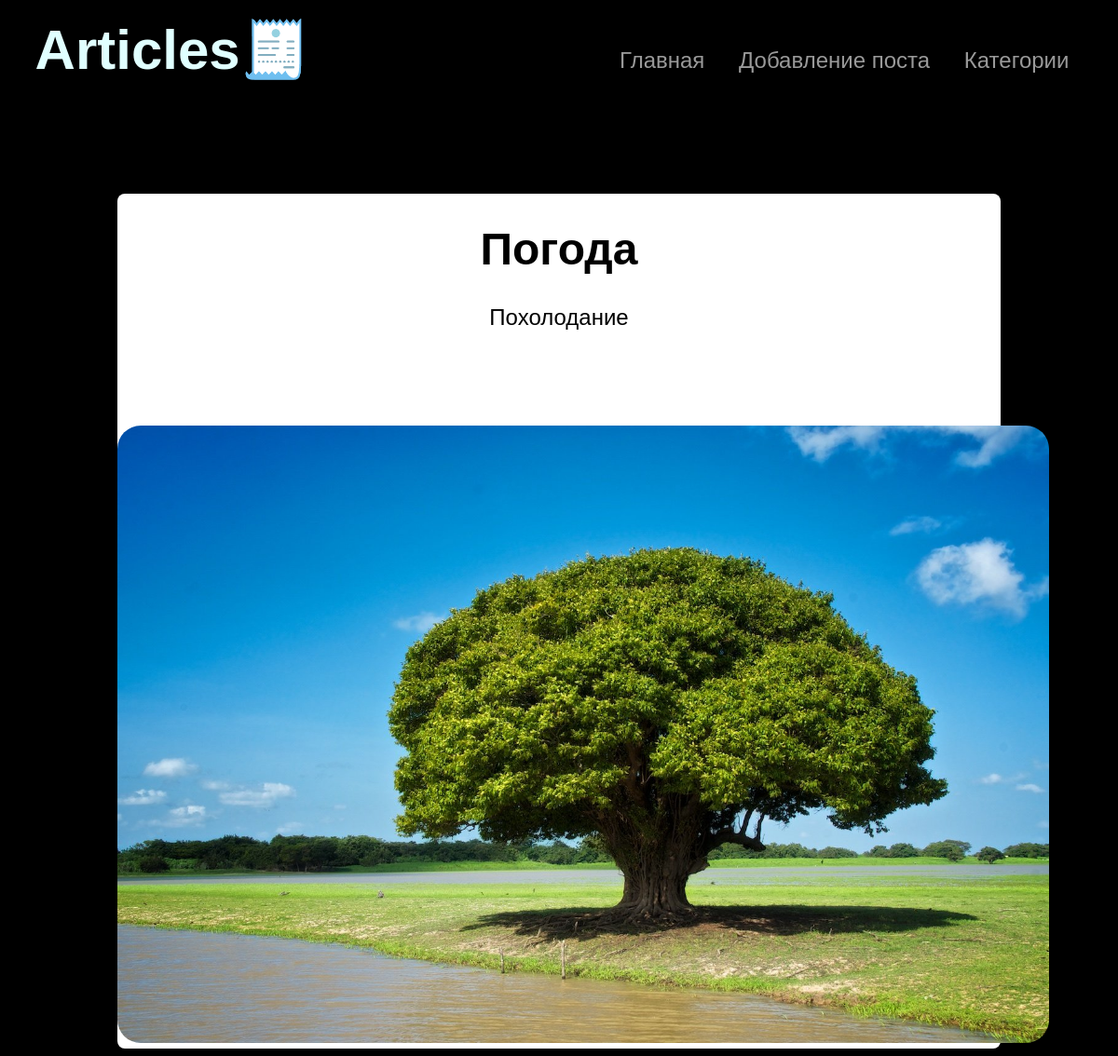
The page /post/5 on the database its author committed.
### app.py (models this page shows)
class Post(db.Model):
    id = db.Column(db.Integer, primary_key=True)
    title = db.Column(db.String(300), nullable=False)
    text = db.Column(db.Text, nullable=False)
    photo_path = db.Column(db.Text)
    category = db.Column(db.String(100), nullable=False)

### app.py (the view)
@app.route('/post/<int:id>')
def hello(id):
    post2 = Post.query.get_or_404(id)
    return render_template('post.html', post=post2)

### templates/post.html (shortened to what this page needs)
{% extends 'main_html.html' %}
{% block body %}
    <div class="post-container">
        <div class="text-section">
            <h1>
                {{post.title}}
            </h1>
            <p>
                {{post.text}}
            </p>
        </div><br>
        <div class="image-section">
             {% if post.photo_path %}
                <img src="{{ url_for('static', filename='uploads/' ~ post.photo_path) }}" alt="">
             {% endif %}
        </div>
    </div>
{% endblock %}

### static/css/style.css (style rules this page uses)
body { color: white; background-color: black; text-align: center; font-family: 'Arial'; font-size: 24px; }

### rows shown on the page
Post: title "Погода", text "Похолодание", photo_path (picture)
